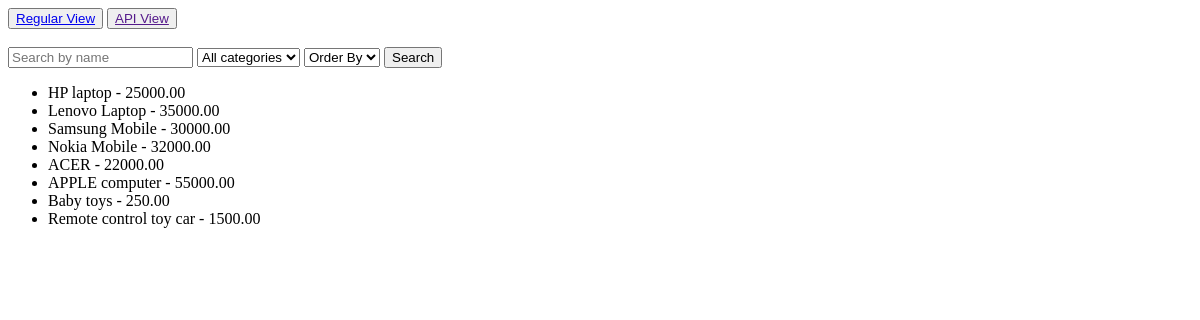
Before: /products_list with the older database file.
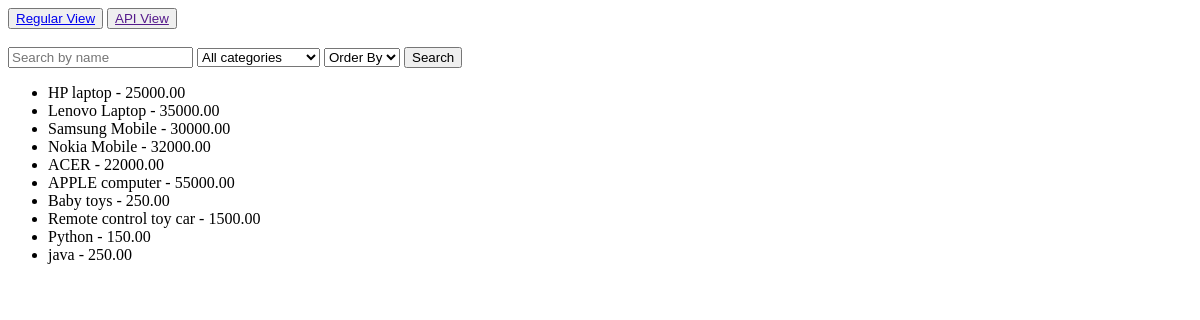
After: the same page with the newer database file.
### products/models.py (models this page shows, shortened)
class SubCategoryProducts(models.Model):
    name = models.CharField(max_length=255)
    description = models.TextField()
    price = models.DecimalField(max_digits=10, decimal_places=2)
    subcategory = models.ForeignKey(SubCategory, on_delete=models.CASCADE)

### products/views.py (the view)
# urls.py: path('products_list', views.products_list, name="products_list"),
def products_list(request):
    queryset = SubCategoryProducts.objects.all()
    categories = SubCategory.objects.all()
    query = request.GET.get('x')
    if query:
        queryset = queryset.filter(name__icontains=query)
    category = request.GET.get('category')
    if category:
        queryset = queryset.filter(subcategory__name__contains = category)
    order_by = request.GET.get('order_by')
    if order_by:
        queryset = queryset.order_by(order_by)
    context = {'products': queryset, 'categories': categories}
    return render(request, 'products_list.html', context)

### products/templates/products_list.html (shortened to what this page needs)
{% extends 'base.html' %}
{% load static %}
{% block content %}
<div>
    <form action="" method="get">
    <input type="search" name = "x" placeholder="Search by name">
    <select name="category" id="">
        <option value="">All categories</option>
    </select>
    <select name="order_by" id="">
        <option value="">Order By</option>
    </select>
    <button type="submit">Search</button>
    </form>
    <ul>
        {% for product in products %}
        <li>{{product.name}} - {{product.price}}</li>
        {% empty %}
            <li>No Products Found</li>
        {% endfor %}
    </ul>
</div>
{% endblock content %}

Changed rows visible on the page:
added SubCategoryProducts: name "Python", price "150.00"
added SubCategoryProducts: name "java", price "250.00"
